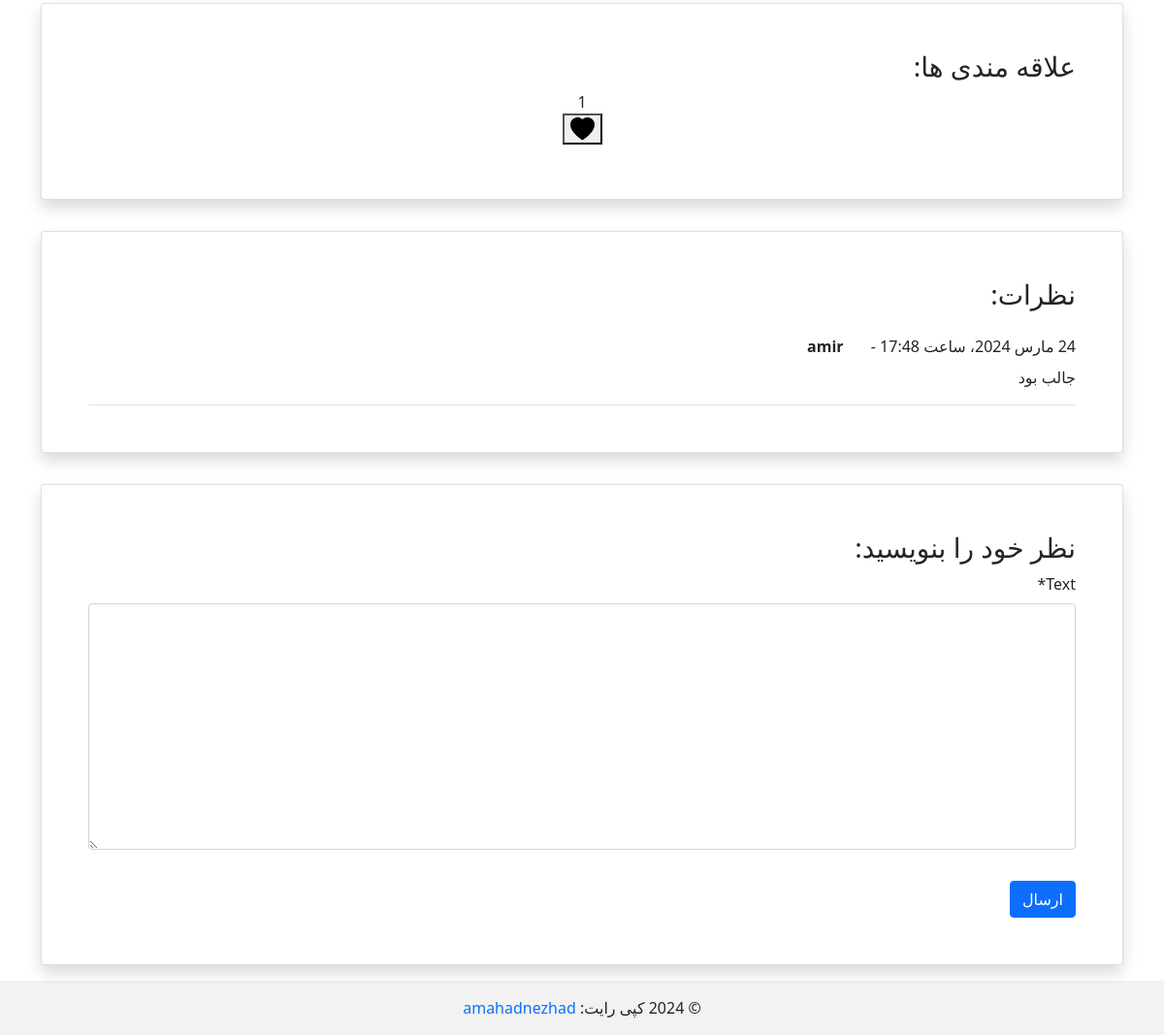
The app's page /post/11 (signed in, lower part), older data.
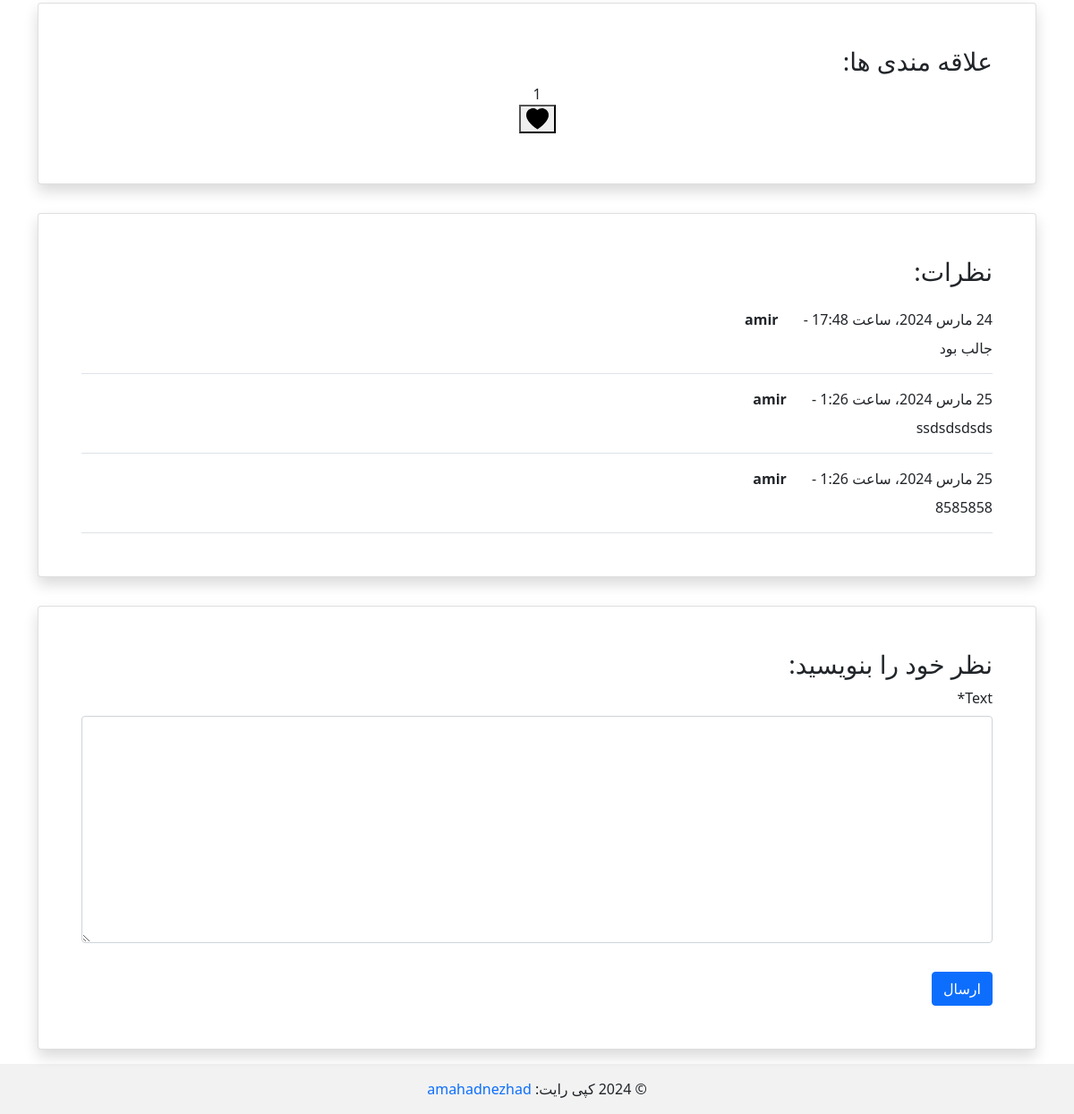
The same page, newer data.
### blog/models.py (models this page shows, shortened)
class Comment(models.Model):
    user = models.ForeignKey(get_user_model(), on_delete=models.CASCADE)
    post = models.ForeignKey(Post, related_name='comments', on_delete=models.CASCADE)
    text = models.TextField()
    is_active = models.BooleanField(default=False)
    datetime_created = models.DateTimeField(auto_now_add=True)

### accounts/models.py (models this page shows)
class CustomUser(AbstractUser):
    pass

### blog/views.py (the view)
# urls.py: path('post/<int:pk>', post_detail_view, name="post_detail"),
@login_required
def post_detail_view(request, pk):
    post = get_object_or_404(Post, pk=pk)
    comments = post.comments.all()
    if request.method == "POST":
        comment_form = CommentForm(request.POST)
        if comment_form.is_valid():
            new_comment = comment_form.save(commit=False)
            new_comment.post = post
            new_comment.user = request.user
            new_comment.save()
            comment_form = CommentForm()
            messages.success(request, _("Comment Added SuccessFully"))
    else:
        comment_form = CommentForm()
    return render(request, 'blog/post_detail.html', context={'post': post, 'comments': comments,
                                                             'comment_form': comment_form, })

### blog/forms.py
class CommentForm(forms.ModelForm):
    class Meta:
        model = Comment
        fields = ['text', ]

### blog/templates/blog/post_detail.html (shortened to what this page needs)
{% extends '_base.html' %}
{% load jalali_tags %}
{% load crispy_forms_tags %}
{% load i18n %}
{% block content %}
    <div class="container mt-4">
        <div class="row">
            <div class="container mt-4">
                <div class="row">
                    <div class="col-12">
                        <div class="card shadow my-3 p-5">
                            <h3>{% trans "Likes" %}:</h3>
                            <div class="text-center">
                                {{ post.likes.count }}
                                {% if user.is_authenticated %}
                                    {% if user in post.likes.all %}
                                        <form method="POST" action="{% url 'like_post' post.id %}">
                                            <button type="submit">
                                                <svg xmlns="http://www.w3.org/2000/svg" width="25" height="25"
                                                     fill="currentColor" class="bi bi-heart-fill" viewBox="0 0 16 16">
                                                    <path fill-rule="evenodd"
                                                          d="M8 1.314C12.438-3.248 23.534 4.735 8 15-7.534 4.736 3.562-3.248 8 1.314"/>
                                                </svg>
                                            </button>
                                        </form>
                                    {% endif %}
                                    </div>
                                {% endif %}
                        </div>
                    </div>
                </div>
            </div>
            <div class="col-12">
                <div class="card shadow my-3 p-5">
                    <h3>{% trans "Comments" %}:</h3>
                    {% if post.comments %}
                        {% for comment in post.comments.all %}
                            <div class="border-bottom mt-3">
                                <div class="review__meta" dir="rtl">
                                    <span class="review__published-date">{{ comment.datetime_created|to_jalali:'%Y/%m/%d' }}</span>
                                    <span class="review__dash"> - </span>
                                    <strong class="review__author px-4 ">{{ comment.user.username }}</strong>
                                </div>
                                <p class="mt-2">
                                    {{ comment.text }}
                                </p>
                            </div>
                        {% endfor %}
                    {% else %}
                        <p>{% trans "No comments yet! Be the first one." %}</p>
                    {% endif %}
                </div>
            </div>
            <div class="col-12">
                <div class="card shadow my-3 p-5">
                    <h3>{% trans "Add new comment" %}:</h3>
                    <form method="POST">
                        {{ comment_form|crispy }}
                        <button type="submit" class="btn btn-primary mt-3">{% trans "Send" %}</button>
                    </form>
                </div>
            </div>
        </div>
    </div>
{% endblock content %}

Row changes from the older to the newer data that the page shows:
added Comment: datetime_created|to_jalali "25 مارس 2024، ساعت 1:26", user.username "amir", text "ssdsdsdsds"
added Comment: datetime_created|to_jalali "25 مارس 2024، ساعت 1:26", user.username "amir", text "8585858"
